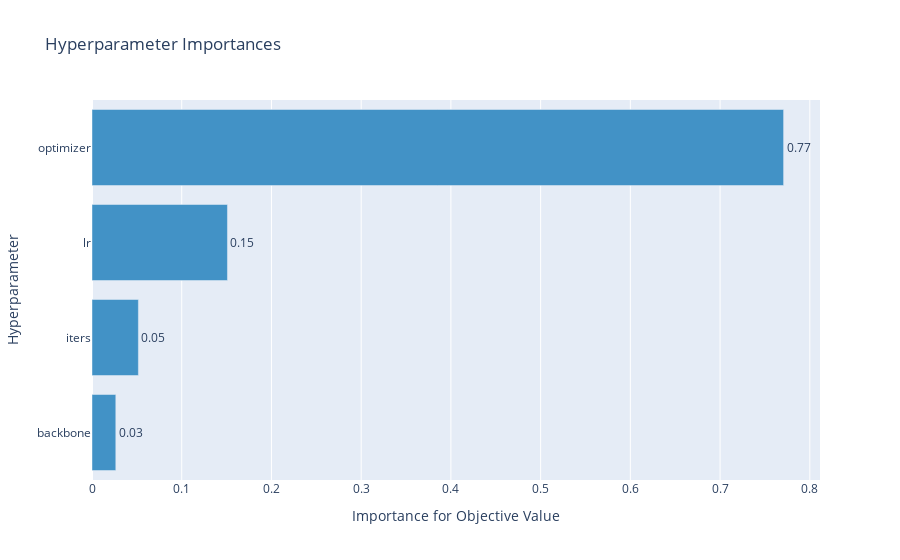

Notebook cell for this chart:
### Code cell
plot_param_importances(study)

### Figure 1 — Plotly figure (JSON) as saved in the notebook; plotly's stock layout.template omitted (floating-point values rounded to 4 significant figures)
{"data": [{"cliponaxis": false, "hovertemplate": ["backbone (CategoricalDistribution): 0.02652613283024396<extra></extra>", "iters (IntUniformDistribution): 0.05170714189144088<extra></extra>", "lr (LogUniformDistribution): 0.15096743567360785<extra></extra>", "optimizer (CategoricalDistribution): 0.7707992896047073<extra></extra>"], "marker": {"color": "rgb(66,146,198)"}, "orientation": "h", "text": ["0.02652613283024396", "0.05170714189144088", "0.15096743567360785", "0.7707992896047073"], "textposition": "outside", "texttemplate": "%{text:.2f}", "type": "bar", "x": [0.02653, 0.05171, 0.151, 0.7708], "y": ["backbone", "iters", "lr", "optimizer"]}], "layout": {"showlegend": false, "title": {"text": "Hyperparameter Importances"}, "xaxis": {"title": {"text": "Importance for Objective Value"}}, "yaxis": {"title": {"text": "Hyperparameter"}}}}
